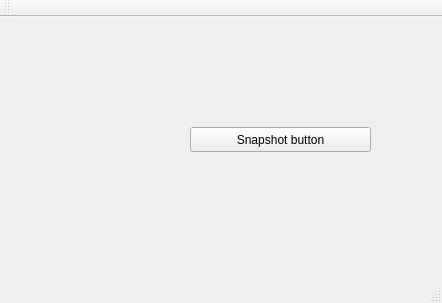
<?xml version="1.0" encoding="UTF-8"?>
<ui version="4.0">
 <class>MainWindow</class>
 <widget class="QMainWindow" name="MainWindow">
  <property name="geometry">
   <rect>
    <x>0</x>
    <y>0</y>
    <width>442</width>
    <height>303</height>
   </rect>
  </property>
  <property name="windowTitle">
   <string>MainWindow</string>
  </property>
  <widget class="QWidget" name="centralWidget">
   <widget class="QPushButton" name="snapshotButton">
    <property name="geometry">
     <rect>
      <x>190</x>
      <y>110</y>
      <width>181</width>
      <height>25</height>
     </rect>
    </property>
    <property name="text">
     <string>Snapshot button</string>
    </property>
   </widget>
  </widget>
  <widget class="QStatusBar" name="statusBar"/>
  <widget class="QToolBar" name="mainToolBar">
   <attribute name="toolBarArea">
    <enum>TopToolBarArea</enum>
   </attribute>
   <attribute name="toolBarBreak">
    <bool>false</bool>
   </attribute>
  </widget>
 </widget>
 <layoutdefault spacing="6" margin="11"/>
 <resources/>
 <connections/>
</ui>
